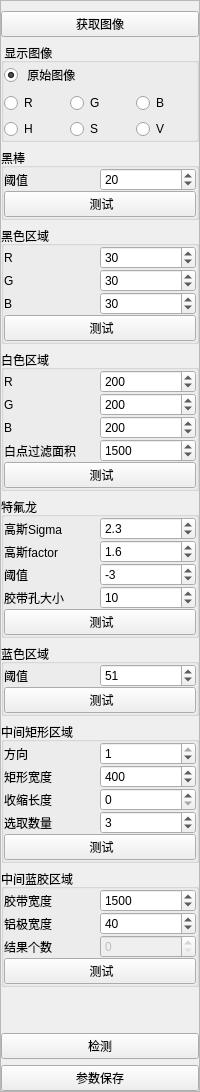
    <widget class="QFrame" name="frame_3">
     <property name="sizePolicy">
      <sizepolicy hsizetype="Preferred" vsizetype="Preferred">
       <horstretch>1</horstretch>
       <verstretch>0</verstretch>
      </sizepolicy>
     </property>
     <property name="frameShape">
      <enum>QFrame::StyledPanel</enum>
     </property>
     <property name="frameShadow">
      <enum>QFrame::Raised</enum>
     </property>
     <layout class="QVBoxLayout" name="verticalLayout">
      <property name="spacing">
       <number>6</number>
      </property>
      <property name="leftMargin">
       <number>0</number>
      </property>
      <property name="topMargin">
       <number>10</number>
      </property>
      <property name="rightMargin">
       <number>0</number>
      </property>
      <property name="bottomMargin">
       <number>0</number>
      </property>
      <item>
       <widget class="QPushButton" name="btn_getImage">
        <property name="text">
         <string>获取图像</string>
        </property>
       </widget>
      </item>
      <item>
       <widget class="QGroupBox" name="groupBox">
        <property name="title">
         <string> 显示图像</string>
        </property>
        <layout class="QVBoxLayout" name="verticalLayout_2">
         <property name="leftMargin">
          <number>0</number>
         </property>
         <property name="topMargin">
          <number>0</number>
         </property>
         <property name="rightMargin">
          <number>0</number>
         </property>
         <property name="bottomMargin">
          <number>0</number>
         </property>
         <item>
          <layout class="QHBoxLayout" name="horizontalLayout_6">
           <property name="spacing">
            <number>0</number>
           </property>
           <property name="topMargin">
            <number>0</number>
           </property>
           <item>
            <widget class="QRadioButton" name="radiobtn_Ori">
             <property name="text">
              <string> 原始图像</string>
             </property>
             <property name="checked">
              <bool>true</bool>
             </property>
            </widget>
           </item>
           <item>
            <widget class="QPushButton" name="btn_showImg">
             <property name="text">
              <string/>
             </property>
             <property name="flat">
              <bool>true</bool>
             </property>
            </widget>
           </item>
          </layout>
         </item>
         <item>
          <layout class="QHBoxLayout" name="horizontalLayout_3">
           <item>
            <widget class="QRadioButton" name="radiobtn_R">
             <property name="text">
              <string>R</string>
             </property>
            </widget>
           </item>
           <item>
            <widget class="QRadioButton" name="radiobtn_G">
             <property name="text">
              <string>G</string>
             </property>
            </widget>
           </item>
           <item>
            <widget class="QRadioButton" name="radiobtn_B">
             <property name="text">
              <string>B</string>
             </property>
            </widget>
           </item>
          </layout>
         </item>
         <item>
          <layout class="QHBoxLayout" name="horizontalLayout_5">
           <item>
            <widget class="QRadioButton" name="radiobtn_H">
             <property name="text">
              <string>H</string>
             </property>
            </widget>
           </item>
           <item>
            <widget class="QRadioButton" name="radiobtn_S">
             <property name="text">
              <string>S</string>
             </property>
            </widget>
           </item>
           <item>
            <widget class="QRadioButton" name="radiobtn_V">
             <property name="text">
              <string>V</string>
             </property>
            </widget>
           </item>
          </layout>
         </item>
        </layout>
       </widget>
      </item>
      <item>
       <widget class="QGroupBox" name="grpbx_blackBang">
        <property name="title">
         <string>黑棒</string>
        </property>
        <layout class="QVBoxLayout" name="verticalLayout_4">
         <property name="spacing">
          <number>0</number>
         </property>
         <property name="leftMargin">
          <number>0</number>
         </property>
         <property name="topMargin">
          <number>0</number>
         </property>
         <property name="rightMargin">
          <number>0</number>
         </property>
         <property name="bottomMargin">
          <number>0</number>
         </property>
         <item>
          <layout class="QHBoxLayout" name="horizontalLayout_7">
           <property name="topMargin">
            <number>0</number>
           </property>
           <item>
            <widget class="QLabel" name="label">
             <property name="text">
              <string>阈值</string>
             </property>
            </widget>
           </item>
           <item>
            <widget class="QSpinBox" name="spin_blkBangMaxThre">
             <property name="maximum">
              <number>255</number>
             </property>
             <property name="value">
              <number>20</number>
             </property>
            </widget>
           </item>
          </layout>
         </item>
         <item>
          <widget class="QPushButton" name="btn_blackBang">
           <property name="text">
            <string> 测试</string>
           </property>
          </widget>
         </item>
        </layout>
       </widget>
      </item>
      <item>
       <widget class="QGroupBox" name="grpbx_dark">
        <property name="title">
         <string>黑色区域</string>
        </property>
        <layout class="QVBoxLayout" name="verticalLayout_5">
         <property name="spacing">
          <number>0</number>
         </property>
         <property name="leftMargin">
          <number>0</number>
         </property>
         <property name="topMargin">
          <number>0</number>
         </property>
         <property name="rightMargin">
          <number>0</number>
         </property>
         <property name="bottomMargin">
          <number>0</number>
         </property>
         <item>
          <layout class="QHBoxLayout" name="horizontalLayout_8">
           <property name="topMargin">
            <number>0</number>
           </property>
           <item>
            <widget class="QLabel" name="label_9">
             <property name="text">
              <string>R</string>
             </property>
            </widget>
           </item>
           <item>
            <widget class="QSpinBox" name="spin_darkMaxR">
             <property name="maximum">
              <number>255</number>
             </property>
             <property name="value">
              <number>30</number>
             </property>
            </widget>
           </item>
          </layout>
         </item>
         <item>
          <layout class="QHBoxLayout" name="horizontalLayout_20">
           <property name="topMargin">
            <number>0</number>
           </property>
           <item>
            <widget class="QLabel" name="label_8">
             <property name="text">
              <string>G</string>
             </property>
            </widget>
           </item>
           <item>
            <widget class="QSpinBox" name="spin_darkMaxG">
             <property name="maximum">
              <number>255</number>
             </property>
             <property name="value">
              <number>30</number>
             </property>
            </widget>
           </item>
          </layout>
         </item>
         <item>
          <layout class="QHBoxLayout" name="horizontalLayout_21">
           <property name="topMargin">
            <number>0</number>
           </property>
           <item>
            <widget class="QLabel" name="label_2">
             <property name="text">
              <string>B</string>
             </property>
            </widget>
           </item>
           <item>
            <widget class="QSpinBox" name="spin_darkMaxB">
             <property name="maximum">
              <number>255</number>
             </property>
             <property name="value">
              <number>30</number>
             </property>
            </widget>
           </item>
          </layout>
         </item>
         <item>
          <widget class="QPushButton" name="btn_dark">
           <property name="text">
            <string> 测试</string>
           </property>
          </widget>
         </item>
        </layout>
       </widget>
      </item>
      <item>
       <widget class="QGroupBox" name="grpbx_white">
        <property name="title">
         <string>白色区域</string>
        </property>
        <layout class="QVBoxLayout" name="verticalLayout_6">
         <property name="spacing">
          <number>0</number>
         </property>
         <property name="leftMargin">
          <number>0</number>
         </property>
         <property name="topMargin">
          <number>0</number>
         </property>
         <property name="rightMargin">
          <number>0</number>
         </property>
         <property name="bottomMargin">
          <number>0</number>
         </property>
         <item>
          <layout class="QHBoxLayout" name="horizontalLayout_9">
           <property name="topMargin">
            <number>0</number>
           </property>
           <item>
            <widget class="QLabel" name="label_3">
             <property name="text">
              <string>R</string>
             </property>
            </widget>
           </item>
           <item>
            <widget class="QSpinBox" name="spin_whiteMinR">
             <property name="maximum">
              <number>255</number>
             </property>
             <property name="value">
              <number>200</number>
             </property>
            </widget>
           </item>
          </layout>
         </item>
         <item>
          <layout class="QHBoxLayout" name="horizontalLayout_25">
           <property name="topMargin">
            <number>0</number>
           </property>
           <item>
            <widget class="QLabel" name="label_11">
             <property name="text">
              <string>G</string>
             </property>
            </widget>
           </item>
           <item>
            <widget class="QSpinBox" name="spin_whiteMinG">
             <property name="maximum">
              <number>255</number>
             </property>
             <property name="value">
              <number>200</number>
             </property>
            </widget>
           </item>
          </layout>
         </item>
         <item>
          <layout class="QHBoxLayout" name="horizontalLayout_24">
           <property name="topMargin">
            <number>0</number>
           </property>
           <item>
            <widget class="QLabel" name="label_10">
             <property name="text">
              <string>B</string>
             </property>
            </widget>
           </item>
           <item>
            <widget class="QSpinBox" name="spin_whiteMinB">
             <property name="maximum">
              <number>255</number>
             </property>
             <property name="value">
              <number>200</number>
             </property>
            </widget>
           </item>
          </layout>
         </item>
         <item>
          <layout class="QHBoxLayout" name="horizontalLayout_30">
           <property name="topMargin">
            <number>0</number>
           </property>
           <item>
            <widget class="QLabel" name="label_15">
             <property name="text">
              <string>白点过滤面积</string>
             </property>
            </widget>
           </item>
           <item>
            <widget class="QSpinBox" name="spin_whiteMaxArea">
             <property name="maximum">
              <number>9999</number>
             </property>
             <property name="value">
              <number>1500</number>
             </property>
            </widget>
           </item>
          </layout>
         </item>
         <item>
          <widget class="QPushButton" name="btn_white">
           <property name="text">
            <string> 测试</string>
           </property>
          </widget>
         </item>
        </layout>
       </widget>
      </item>
      <item>
       <widget class="QGroupBox" name="grpbx_tape">
        <property name="title">
         <string>特氟龙</string>
        </property>
        <layout class="QVBoxLayout" name="verticalLayout_9">
         <property name="spacing">
          <number>0</number>
         </property>
         <property name="leftMargin">
          <number>0</number>
         </property>
         <property name="topMargin">
          <number>0</number>
         </property>
         <property name="rightMargin">
          <number>0</number>
         </property>
         <property name="bottomMargin">
          <number>0</number>
         </property>
         <item>
          <layout class="QHBoxLayout" name="horizontalLayout_32">
           <property name="topMargin">
            <number>0</number>
           </property>
           <item>
            <widget class="QLabel" name="label_19">
             <property name="text">
              <string>高斯Sigma</string>
             </property>
            </widget>
           </item>
           <item>
            <widget class="QDoubleSpinBox" name="dspin_guassSigma">
             <property name="decimals">
              <number>1</number>
             </property>
             <property name="singleStep">
              <double>0.100000000000000</double>
             </property>
             <property name="value">
              <double>2.300000000000000</double>
             </property>
            </widget>
           </item>
          </layout>
         </item>
         <item>
          <layout class="QHBoxLayout" name="horizontalLayout_33">
           <property name="topMargin">
            <number>0</number>
           </property>
           <item>
            <widget class="QLabel" name="label_21">
             <property name="text">
              <string>高斯factor</string>
             </property>
            </widget>
           </item>
           <item>
            <widget class="QDoubleSpinBox" name="dspin_guassFactor">
             <property name="decimals">
              <number>1</number>
             </property>
             <property name="singleStep">
              <double>0.100000000000000</double>
             </property>
             <property name="value">
              <double>1.600000000000000</double>
             </property>
            </widget>
           </item>
          </layout>
         </item>
         <item>
          <layout class="QHBoxLayout" name="horizontalLayout_35">
           <property name="topMargin">
            <number>0</number>
           </property>
           <item>
            <widget class="QLabel" name="label_23">
             <property name="text">
              <string>阈值</string>
             </property>
            </widget>
           </item>
           <item>
            <widget class="QSpinBox" name="spin_threMax">
             <property name="minimum">
              <number>-255</number>
             </property>
             <property name="maximum">
              <number>255</number>
             </property>
             <property name="value">
              <number>-3</number>
             </property>
            </widget>
           </item>
          </layout>
         </item>
         <item>
          <layout class="QHBoxLayout" name="horizontalLayout_34">
           <property name="topMargin">
            <number>0</number>
           </property>
           <item>
            <widget class="QLabel" name="label_22">
             <property name="text">
              <string>胶带孔大小</string>
             </property>
            </widget>
           </item>
           <item>
            <widget class="QSpinBox" name="spin_holeSize">
             <property name="maximum">
              <number>999999</number>
             </property>
             <property name="value">
              <number>10</number>
             </property>
            </widget>
           </item>
          </layout>
         </item>
         <item>
          <widget class="QPushButton" name="btn_Tape">
           <property name="text">
            <string> 测试</string>
           </property>
          </widget>
         </item>
        </layout>
       </widget>
      </item>
      <item>
       <widget class="QGroupBox" name="grpbx_blueRegion">
        <property name="title">
         <string>蓝色区域</string>
        </property>
        <layout class="QVBoxLayout" name="verticalLayout_8">
         <property name="spacing">
          <number>0</number>
         </property>
         <property name="leftMargin">
          <number>0</number>
         </property>
         <property name="topMargin">
          <number>0</number>
         </property>
         <property name="rightMargin">
          <number>0</number>
         </property>
         <property name="bottomMargin">
          <number>0</number>
         </property>
         <item>
          <layout class="QHBoxLayout" name="horizontalLayout_11">
           <property name="topMargin">
            <number>0</number>
           </property>
           <item>
            <widget class="QLabel" name="label_5">
             <property name="text">
              <string>阈值</string>
             </property>
            </widget>
           </item>
           <item>
            <widget class="QSpinBox" name="spin_blueSubVal">
             <property name="maximum">
              <number>255</number>
             </property>
             <property name="value">
              <number>51</number>
             </property>
            </widget>
           </item>
          </layout>
         </item>
         <item>
          <widget class="QPushButton" name="btn_blueRegion">
           <property name="text">
            <string> 测试</string>
           </property>
          </widget>
         </item>
        </layout>
       </widget>
      </item>
      <item>
       <widget class="QGroupBox" name="grpbx_midRect">
        <property name="title">
         <string>中间矩形区域</string>
        </property>
        <layout class="QVBoxLayout" name="verticalLayout_7">
         <property name="spacing">
          <number>0</number>
         </property>
         <property name="leftMargin">
          <number>0</number>
         </property>
         <property name="topMargin">
          <number>0</number>
         </property>
         <property name="rightMargin">
          <number>0</number>
         </property>
         <property name="bottomMargin">
          <number>0</number>
         </property>
         <item>
          <layout class="QHBoxLayout" name="horizontalLayout_28">
           <property name="topMargin">
            <number>0</number>
           </property>
           <item>
            <widget class="QLabel" name="label_14">
             <property name="text">
              <string>方向</string>
             </property>
            </widget>
           </item>
           <item>
            <widget class="QSpinBox" name="spin_direct">
             <property name="maximum">
              <number>1</number>
             </property>
             <property name="value">
              <number>1</number>
             </property>
            </widget>
           </item>
          </layout>
         </item>
         <item>
          <layout class="QHBoxLayout" name="horizontalLayout_27">
           <property name="topMargin">
            <number>0</number>
           </property>
           <item>
            <widget class="QLabel" name="label_13">
             <property name="text">
              <string>矩形宽度</string>
             </property>
            </widget>
           </item>
           <item>
            <widget class="QSpinBox" name="spin_rectWid">
             <property name="maximum">
              <number>9999</number>
             </property>
             <property name="value">
              <number>400</number>
             </property>
            </widget>
           </item>
          </layout>
         </item>
         <item>
          <layout class="QHBoxLayout" name="horizontalLayout_26">
           <property name="topMargin">
            <number>0</number>
           </property>
           <item>
            <widget class="QLabel" name="label_12">
             <property name="text">
              <string>收缩长度</string>
             </property>
            </widget>
           </item>
           <item>
            <widget class="QSpinBox" name="spin_eroWidth">
             <property name="maximum">
              <number>9999</number>
             </property>
             <property name="value">
              <number>0</number>
             </property>
            </widget>
           </item>
          </layout>
         </item>
         <item>
          <layout class="QHBoxLayout" name="horizontalLayout_10">
           <property name="topMargin">
            <number>0</number>
           </property>
           <item>
            <widget class="QLabel" name="label_4">
             <property name="text">
              <string>选取数量</string>
             </property>
            </widget>
           </item>
           <item>
            <widget class="QSpinBox" name="spin_slctNum">
             <property name="maximum">
              <number>99</number>
             </property>
             <property name="value">
              <number>3</number>
             </property>
            </widget>
           </item>
          </layout>
         </item>
         <item>
          <widget class="QPushButton" name="btn_midRect">
           <property name="text">
            <string> 测试</string>
           </property>
          </widget>
         </item>
        </layout>
       </widget>
      </item>
      <item>
       <widget class="QGroupBox" name="grpbx_blueTape">
        <property name="title">
         <string>中间蓝胶区域</string>
        </property>
        <layout class="QVBoxLayout" name="verticalLayout_10">
         <property name="spacing">
          <number>0</number>
         </property>
         <property name="leftMargin">
          <number>0</number>
         </property>
         <property name="topMargin">
          <number>0</number>
         </property>
         <property name="rightMargin">
          <number>0</number>
         </property>
         <property name="bottomMargin">
          <number>0</number>
         </property>
         <item>
          <layout class="QHBoxLayout" name="horizontalLayout_23">
           <property name="topMargin">
            <number>0</number>
           </property>
           <item>
            <widget class="QLabel" name="label_16">
             <property name="text">
              <string>胶带宽度</string>
             </property>
            </widget>
           </item>
           <item>
            <widget class="QSpinBox" name="spin_blueTapeWid">
             <property name="maximum">
              <number>999999</number>
             </property>
             <property name="value">
              <number>1500</number>
             </property>
            </widget>
           </item>
          </layout>
         </item>
         <item>
          <layout class="QHBoxLayout" name="horizontalLayout_31">
           <property name="topMargin">
            <number>0</number>
           </property>
           <item>
            <widget class="QLabel" name="label_18">
             <property name="text">
              <string>铝极宽度</string>
             </property>
            </widget>
           </item>
           <item>
            <widget class="QSpinBox" name="spin_ringWid">
             <property name="maximum">
              <number>999999</number>
             </property>
             <property name="value">
              <number>40</number>
             </property>
            </widget>
           </item>
          </layout>
         </item>
         <item>
          <layout class="QHBoxLayout" name="horizontalLayout_29">
           <property name="topMargin">
            <number>0</number>
           </property>
           <item>
            <widget class="QLabel" name="label_17">
             <property name="text">
              <string>结果个数</string>
             </property>
            </widget>
           </item>
           <item>
            <widget class="QSpinBox" name="spin_bluetapeSize">
             <property name="enabled">
              <bool>false</bool>
             </property>
             <property name="maximum">
              <number>999999</number>
             </property>
             <property name="value">
              <number>0</number>
             </property>
            </widget>
           </item>
          </layout>
         </item>
         <item>
          <widget class="QPushButton" name="btn_blueTape">
           <property name="text">
            <string> 测试</string>
           </property>
          </widget>
         </item>
        </layout>
       </widget>
      </item>
      <item>
       <spacer name="verticalSpacer">
        <property name="orientation">
         <enum>Qt::Vertical</enum>
        </property>
        <property name="sizeHint" stdset="0">
         <size>
          <width>20</width>
          <height>40</height>
         </size>
        </property>
       </spacer>
      </item>
      <item>
       <widget class="QPushButton" name="btn_test">
        <property name="text">
         <string>检测</string>
        </property>
       </widget>
      </item>
      <item>
       <widget class="QPushButton" name="btn_savePam">
        <property name="text">
         <string>参数保存</string>
        </property>
       </widget>
      </item>
     </layout>
    </widget>
